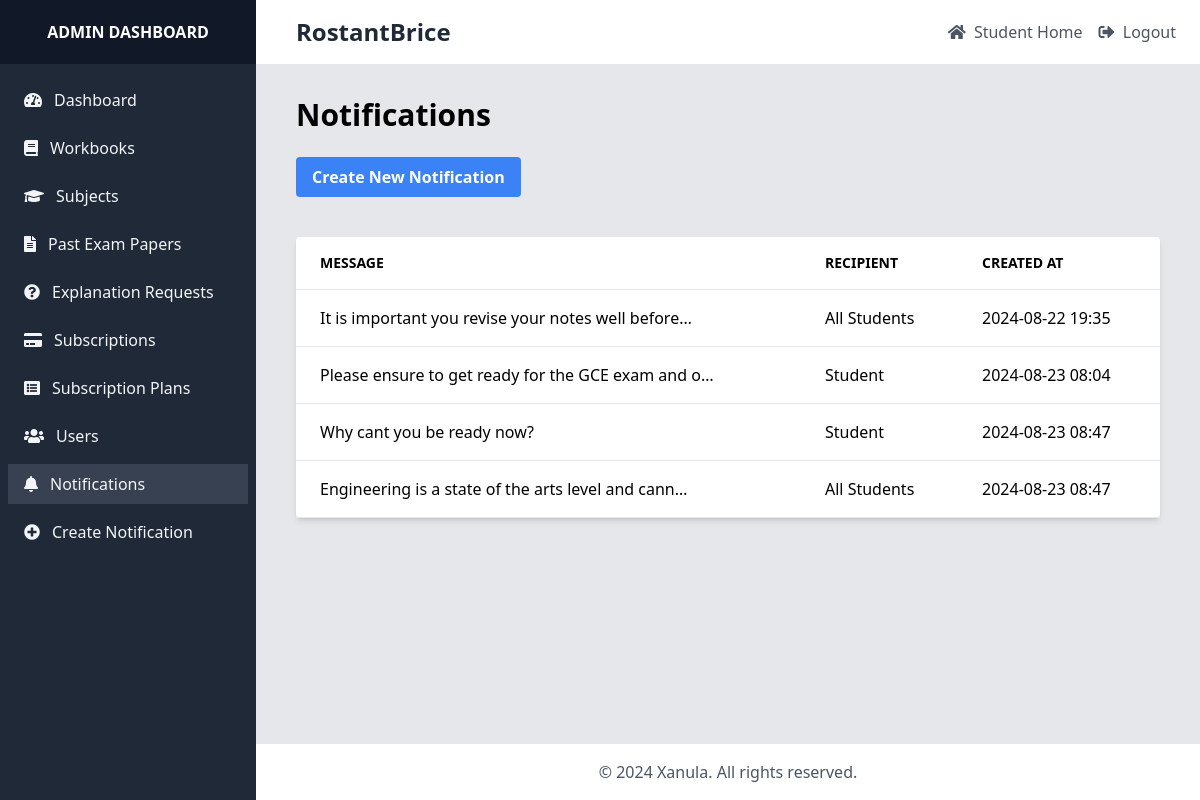
/staff/notifications/ (signed in), run on the app's committed database.
### accounts/models.py (models this page shows, shortened)
class User(AbstractUser):
    is_student = models.BooleanField(default=True)
    is_admin = models.BooleanField(default=False)

### core/models.py (models this page shows, shortened)
class Notification(models.Model):
    recipient = models.ForeignKey(User, on_delete=models.CASCADE, null=True, blank=True)
    message = models.TextField()
    created_at = models.DateTimeField(auto_now_add=True)
    is_read = models.BooleanField(default=False)
    is_global = models.BooleanField(default=False)

### admin_dashboard/views.py (the view)
# urls.py: path('notifications/', views.NotificationListView.as_view(), name='notification_list'),
class NotificationListView(StaffRequiredMixin, ListView):
    model = Notification
    template_name = 'admin_dashboard/notification_list.html'
    context_object_name = 'notifications'
    paginate_by = 20

### admin_dashboard/views.py (called while the page is built)
    def test_func(self):
        return self.request.user.is_staff

### core/context_processors.py (called while the page is built, shortened)
def notification_count(request):
    if request.user.is_authenticated:
        count = ExplanationRequest.objects.filter(user=request.user, status='pending').count()
        return {'notification_count': count}
    return {'notification_count': 0}

def general_notification_count(request):
    return {'unread_notifications_count': 0}

### templates/admin_dashboard/notification_list.html (shortened to what this page needs)
{% extends 'admin_dashboard/base.html' %}
{% block content %}
<div class="container mx-auto px-4">
    <h1 class="text-3xl font-bold mb-6">Notifications</h1>
    <a href="{% url 'admin_dashboard:notification_create' %}" class="bg-blue-500 hover:bg-blue-700 text-white font-bold py-2 px-4 rounded mb-4 inline-block">
        Create New Notification
    </a>
    <div class="bg-white shadow-md rounded my-6">
        <table class="text-left w-full border-collapse">
            <thead>
                <tr>
                    <th class="py-4 px-6 bg-grey-lightest font-bold uppercase text-sm text-grey-dark border-b border-grey-light">Message</th>
                    <th class="py-4 px-6 bg-grey-lightest font-bold uppercase text-sm text-grey-dark border-b border-grey-light">Recipient</th>
                    <th class="py-4 px-6 bg-grey-lightest font-bold uppercase text-sm text-grey-dark border-b border-grey-light">Created At</th>
                </tr>
            </thead>
            <tbody>
                {% for notification in notifications %}
                <tr class="hover:bg-grey-lighter">
                    <td class="py-4 px-6 border-b border-grey-light">{{ notification.message|truncatechars:50 }}</td>
                    <td class="py-4 px-6 border-b border-grey-light">{{ notification.recipient|default:"All Students" }}</td>
                    <td class="py-4 px-6 border-b border-grey-light">{{ notification.created_at|date:"Y-m-d H:i" }}</td>
                </tr>
                {% endfor %}
            </tbody>
        </table>
    </div>
</div>
{% endblock %}

### templates/admin_dashboard/base.html (shortened to what this page needs)
<!DOCTYPE html>
<html lang="en">
<head>
    <script src="https://cdn.tailwindcss.com"></script>
    <link rel="stylesheet" href="https://cdnjs.cloudflare.com/ajax/libs/font-awesome/5.15.3/css/all.min.css">
</head>
<body class="bg-gray-100" x-data="{ sidebarOpen: false }">
    <div class="flex h-screen bg-gray-100">
        <div :class="{'hidden': !sidebarOpen, 'block': sidebarOpen}" class="fixed inset-y-0 left-0 z-30 w-64 overflow-y-auto transition duration-300 transform bg-gray-800 lg:translate-x-0 lg:static lg:inset-0 md:flex md:flex-col">
            <div class="flex items-center justify-center h-16 bg-gray-900">
                <span class="text-white font-bold uppercase">Admin Dashboard</span>
            </div>
            <div class="flex flex-col flex-1 overflow-y-auto">
                <nav class="flex-1 px-2 py-4 bg-gray-800">
                    <a href="{% url 'admin_dashboard:dashboard' %}" class="flex items-center px-4 py-2 text-gray-100 hover:bg-gray-700 {% if request.resolver_match.url_name == 'dashboard' %}bg-gray-700{% endif %}">
                        <i class="fas fa-tachometer-alt mr-3"></i>
                        Dashboard
                    </a>
                    <a href="{% url 'admin_dashboard:workbook_list' %}" class="flex items-center px-4 py-2 mt-2 text-gray-100 hover:bg-gray-700 {% if 'workbook' in request.resolver_match.url_name %}bg-gray-700{% endif %}">
                        <i class="fas fa-book mr-3"></i>
                        Workbooks
                    </a>
                    <a href="{% url 'admin_dashboard:subject_list' %}" class="flex items-center px-4 py-2 mt-2 text-gray-100 hover:bg-gray-700 {% if 'subject' in request.resolver_match.url_name %}bg-gray-700{% endif %}">
                        <i class="fas fa-graduation-cap mr-3"></i>
                        Subjects
                    </a>
                    <a href="{% url 'admin_dashboard:past_exam_paper_list' %}" class="flex items-center px-4 py-2 mt-2 text-gray-100 hover:bg-gray-700 {% if 'past_exam_paper' in request.resolver_match.url_name %}bg-gray-700{% endif %}">
                        <i class="fas fa-file-alt mr-3"></i>
                        Past Exam Papers
                    </a>
                    <a href="{% url 'admin_dashboard:explanation_request_list' %}" class="flex items-center px-4 py-2 mt-2 text-gray-100 hover:bg-gray-700 ">
                        <i class="fas fa-question-circle mr-3"></i>
                        Explanation Requests
                    </a>
                    <a href="{% url 'admin_dashboard:subscription_list' %}" class="flex items-center px-4 py-2 mt-2 text-gray-100 hover:bg-gray-700 {% if 'subscription' in request.resolver_match.url_name %}bg-gray-700{% endif %}">
                        <i class="fas fa-credit-card mr-3"></i>
                        Subscriptions
                    </a>
                    <a href="{% url 'admin_dashboard:subscription_plan_list' %}" class="flex items-center px-4 py-2 mt-2 text-gray-100 hover:bg-gray-700 {% if 'subscription_plan' in request.resolver_match.url_name %}bg-gray-700{% endif %}">
                        <i class="fas fa-list-alt mr-3"></i>
                        Subscription Plans
                    </a>
                    <a href="{% url 'admin_dashboard:user_list' %}" class="flex items-center px-4 py-2 mt-2 text-gray-100 hover:bg-gray-700 {% if 'user' in request.resolver_match.url_name %}bg-gray-700{% endif %}">
                        <i class="fas fa-users mr-3"></i>
                        Users
                    </a>
                    <a href="{% url 'admin_dashboard:notification_list' %}" class="flex items-center px-4 py-2 mt-2 text-gray-100 hover:bg-gray-700 {% if 'notification_list' in request.resolver_match.url_name %}bg-gray-700{% endif %}">
                        <i class="fas fa-bell mr-3"></i>
                        Notifications
                    </a>
                    <a href="{% url 'admin_dashboard:notification_create' %}" class="flex items-center px-4 py-2 mt-2 text-gray-100 hover:bg-gray-700 {% if 'notification_create' in request.resolver_match.url_name %}bg-gray-700{% endif %}">
                        <i class="fas fa-plus-circle mr-3"></i>
                        Create Notification
                    </a>
                </nav>
            </div>
        </div>
        <div class="flex flex-col flex-1 overflow-hidden">
            <header class="flex items-center justify-between px-6 py-4 bg-white border-b">
                <div class="flex items-center">
                    <span class="mx-4 text-2xl font-semibold text-gray-800">{{ request.user.username }}</span>
                </div>
                <div class="flex items-center">
                    <a href="{% url 'core:student_home' %}" class="text-gray-600 hover:text-gray-800 mr-4">
                        <i class="fas fa-home mr-1"></i>
                        Student Home
                    </a>
                    <a href="{% url 'accounts:logout' %}" class="text-gray-600 hover:text-gray-800">
                        <i class="fas fa-sign-out-alt mr-1"></i>
                        Logout
                    </a>
                </div>
            </header>
            <main class="flex-1 overflow-x-hidden overflow-y-auto bg-gray-200">
                <div class="container mx-auto px-6 py-8">
                    {% block content %}{% endblock %}
                </div>
            </main>
            <footer class="bg-white border-t p-4 text-center text-gray-600">
                <p>&copy; {% now "Y" %} Xanula. All rights reserved.</p>
            </footer>
        </div>
    </div>
</body>
</html>

### data on the page
User: user.username "RostantBrice"
Notification: message "It is important you revise your notes well before…", recipient "All Students", created_at "2024-08-22 19:35"
Notification: message "Please ensure to get ready for the GCE exam and o…", recipient "Student", created_at "2024-08-23 08:04"
Notification: message "Why cant you be ready now?", recipient "Student", created_at "2024-08-23 08:47"
Notification: message "Engineering is a state of the arts level and cann…", recipient "All Students", created_at "2024-08-23 08:47"
